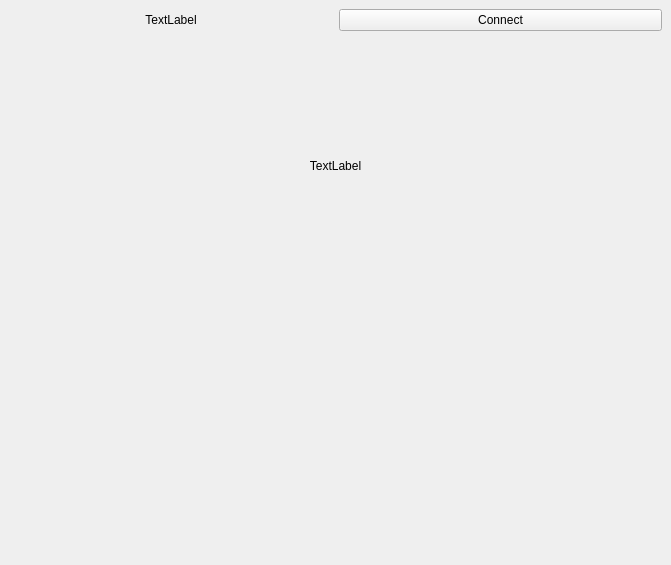
<?xml version="1.0" encoding="UTF-8"?>
<ui version="4.0">
 <class>MainWindow</class>
 <widget class="QMainWindow" name="MainWindow">
  <property name="geometry">
   <rect>
    <x>0</x>
    <y>0</y>
    <width>671</width>
    <height>565</height>
   </rect>
  </property>
  <property name="palette">
   <palette>
    <active>
     <colorrole role="WindowText">
      <brush brushstyle="SolidPattern">
       <color alpha="255">
        <red>255</red>
        <green>255</green>
        <blue>255</blue>
       </color>
      </brush>
     </colorrole>
     <colorrole role="Button">
      <brush brushstyle="SolidPattern">
       <color alpha="255">
        <red>119</red>
        <green>118</green>
        <blue>123</blue>
       </color>
      </brush>
     </colorrole>
     <colorrole role="Light">
      <brush brushstyle="SolidPattern">
       <color alpha="255">
        <red>94</red>
        <green>92</green>
        <blue>100</blue>
       </color>
      </brush>
     </colorrole>
     <colorrole role="Midlight">
      <brush brushstyle="SolidPattern">
       <color alpha="255">
        <red>119</red>
        <green>118</green>
        <blue>123</blue>
       </color>
      </brush>
     </colorrole>
     <colorrole role="Mid">
      <brush brushstyle="SolidPattern">
       <color alpha="255">
        <red>222</red>
        <green>221</green>
        <blue>218</blue>
       </color>
      </brush>
     </colorrole>
     <colorrole role="Text">
      <brush brushstyle="SolidPattern">
       <color alpha="255">
        <red>255</red>
        <green>255</green>
        <blue>255</blue>
       </color>
      </brush>
     </colorrole>
     <colorrole role="BrightText">
      <brush brushstyle="SolidPattern">
       <color alpha="255">
        <red>255</red>
        <green>255</green>
        <blue>255</blue>
       </color>
      </brush>
     </colorrole>
     <colorrole role="ButtonText">
      <brush brushstyle="SolidPattern">
       <color alpha="255">
        <red>255</red>
        <green>255</green>
        <blue>255</blue>
       </color>
      </brush>
     </colorrole>
     <colorrole role="Base">
      <brush brushstyle="SolidPattern">
       <color alpha="255">
        <red>61</red>
        <green>56</green>
        <blue>70</blue>
       </color>
      </brush>
     </colorrole>
     <colorrole role="Window">
      <brush brushstyle="SolidPattern">
       <color alpha="255">
        <red>0</red>
        <green>0</green>
        <blue>0</blue>
       </color>
      </brush>
     </colorrole>
     <colorrole role="HighlightedText">
      <brush brushstyle="SolidPattern">
       <color alpha="255">
        <red>129</red>
        <green>61</green>
        <blue>156</blue>
       </color>
      </brush>
     </colorrole>
     <colorrole role="AlternateBase">
      <brush brushstyle="SolidPattern">
       <color alpha="255">
        <red>0</red>
        <green>0</green>
        <blue>0</blue>
       </color>
      </brush>
     </colorrole>
     <colorrole role="ToolTipBase">
      <brush brushstyle="SolidPattern">
       <color alpha="255">
        <red>0</red>
        <green>0</green>
        <blue>0</blue>
       </color>
      </brush>
     </colorrole>
     <colorrole role="ToolTipText">
      <brush brushstyle="SolidPattern">
       <color alpha="255">
        <red>255</red>
        <green>255</green>
        <blue>255</blue>
       </color>
      </brush>
     </colorrole>
    </active>
    <inactive>
     <colorrole role="WindowText">
      <brush brushstyle="SolidPattern">
       <color alpha="255">
        <red>0</red>
        <green>0</green>
        <blue>0</blue>
       </color>
      </brush>
     </colorrole>
     <colorrole role="Button">
      <brush brushstyle="SolidPattern">
       <color alpha="255">
        <red>239</red>
        <green>239</green>
        <blue>239</blue>
       </color>
      </brush>
     </colorrole>
     <colorrole role="Light">
      <brush brushstyle="SolidPattern">
       <color alpha="255">
        <red>255</red>
        <green>255</green>
        <blue>255</blue>
       </color>
      </brush>
     </colorrole>
     <colorrole role="Midlight">
      <brush brushstyle="SolidPattern">
       <color alpha="255">
        <red>202</red>
        <green>202</green>
        <blue>202</blue>
       </color>
      </brush>
     </colorrole>
     <colorrole role="Mid">
      <brush brushstyle="SolidPattern">
       <color alpha="255">
        <red>184</red>
        <green>184</green>
        <blue>184</blue>
       </color>
      </brush>
     </colorrole>
     <colorrole role="Text">
      <brush brushstyle="SolidPattern">
       <color alpha="255">
        <red>0</red>
        <green>0</green>
        <blue>0</blue>
       </color>
      </brush>
     </colorrole>
     <colorrole role="BrightText">
      <brush brushstyle="SolidPattern">
       <color alpha="255">
        <red>255</red>
        <green>255</green>
        <blue>255</blue>
       </color>
      </brush>
     </colorrole>
     <colorrole role="ButtonText">
      <brush brushstyle="SolidPattern">
       <color alpha="255">
        <red>0</red>
        <green>0</green>
        <blue>0</blue>
       </color>
      </brush>
     </colorrole>
     <colorrole role="Base">
      <brush brushstyle="SolidPattern">
       <color alpha="255">
        <red>255</red>
        <green>255</green>
        <blue>255</blue>
       </color>
      </brush>
     </colorrole>
     <colorrole role="Window">
      <brush brushstyle="SolidPattern">
       <color alpha="255">
        <red>239</red>
        <green>239</green>
        <blue>239</blue>
       </color>
      </brush>
     </colorrole>
     <colorrole role="HighlightedText">
      <brush brushstyle="SolidPattern">
       <color alpha="255">
        <red>255</red>
        <green>255</green>
        <blue>255</blue>
       </color>
      </brush>
     </colorrole>
     <colorrole role="AlternateBase">
      <brush brushstyle="SolidPattern">
       <color alpha="255">
        <red>247</red>
        <green>247</green>
        <blue>247</blue>
       </color>
      </brush>
     </colorrole>
     <colorrole role="ToolTipBase">
      <brush brushstyle="SolidPattern">
       <color alpha="255">
        <red>255</red>
        <green>255</green>
        <blue>220</blue>
       </color>
      </brush>
     </colorrole>
     <colorrole role="ToolTipText">
      <brush brushstyle="SolidPattern">
       <color alpha="255">
        <red>0</red>
        <green>0</green>
        <blue>0</blue>
       </color>
      </brush>
     </colorrole>
    </inactive>
    <disabled>
     <colorrole role="WindowText">
      <brush brushstyle="SolidPattern">
       <color alpha="255">
        <red>190</red>
        <green>190</green>
        <blue>190</blue>
       </color>
      </brush>
     </colorrole>
     <colorrole role="Button">
      <brush brushstyle="SolidPattern">
       <color alpha="255">
        <red>119</red>
        <green>118</green>
        <blue>123</blue>
       </color>
      </brush>
     </colorrole>
     <colorrole role="Light">
      <brush brushstyle="SolidPattern">
       <color alpha="255">
        <red>94</red>
        <green>92</green>
        <blue>100</blue>
       </color>
      </brush>
     </colorrole>
     <colorrole role="Midlight">
      <brush brushstyle="SolidPattern">
       <color alpha="255">
        <red>119</red>
        <green>118</green>
        <blue>123</blue>
       </color>
      </brush>
     </colorrole>
     <colorrole role="Mid">
      <brush brushstyle="SolidPattern">
       <color alpha="255">
        <red>184</red>
        <green>184</green>
        <blue>184</blue>
       </color>
      </brush>
     </colorrole>
     <colorrole role="Text">
      <brush brushstyle="SolidPattern">
       <color alpha="255">
        <red>190</red>
        <green>190</green>
        <blue>190</blue>
       </color>
      </brush>
     </colorrole>
     <colorrole role="BrightText">
      <brush brushstyle="SolidPattern">
       <color alpha="255">
        <red>255</red>
        <green>255</green>
        <blue>255</blue>
       </color>
      </brush>
     </colorrole>
     <colorrole role="ButtonText">
      <brush brushstyle="SolidPattern">
       <color alpha="255">
        <red>190</red>
        <green>190</green>
        <blue>190</blue>
       </color>
      </brush>
     </colorrole>
     <colorrole role="Base">
      <brush brushstyle="SolidPattern">
       <color alpha="255">
        <red>0</red>
        <green>0</green>
        <blue>0</blue>
       </color>
      </brush>
     </colorrole>
     <colorrole role="Window">
      <brush brushstyle="SolidPattern">
       <color alpha="255">
        <red>0</red>
        <green>0</green>
        <blue>0</blue>
       </color>
      </brush>
     </colorrole>
     <colorrole role="HighlightedText">
      <brush brushstyle="SolidPattern">
       <color alpha="255">
        <red>255</red>
        <green>255</green>
        <blue>255</blue>
       </color>
      </brush>
     </colorrole>
     <colorrole role="AlternateBase">
      <brush brushstyle="SolidPattern">
       <color alpha="255">
        <red>247</red>
        <green>247</green>
        <blue>247</blue>
       </color>
      </brush>
     </colorrole>
     <colorrole role="ToolTipBase">
      <brush brushstyle="SolidPattern">
       <color alpha="255">
        <red>255</red>
        <green>255</green>
        <blue>220</blue>
       </color>
      </brush>
     </colorrole>
     <colorrole role="ToolTipText">
      <brush brushstyle="SolidPattern">
       <color alpha="255">
        <red>0</red>
        <green>0</green>
        <blue>0</blue>
       </color>
      </brush>
     </colorrole>
    </disabled>
   </palette>
  </property>
  <property name="windowTitle">
   <string>MainWindow</string>
  </property>
  <widget class="QWidget" name="centralwidget">
   <layout class="QGridLayout" name="gridLayout_2" rowstretch="1,1,1" columnstretch="1,1">
    <property name="sizeConstraint">
     <enum>QLayout::SetMinAndMaxSize</enum>
    </property>
    <item row="0" column="1">
     <widget class="QPushButton" name="connect">
      <property name="sizePolicy">
       <sizepolicy hsizetype="Minimum" vsizetype="Fixed">
        <horstretch>0</horstretch>
        <verstretch>0</verstretch>
       </sizepolicy>
      </property>
      <property name="text">
       <string>Connect</string>
      </property>
     </widget>
    </item>
    <item row="2" column="0" colspan="2">
     <widget class="Joystick" name="stick" native="true">
      <property name="sizePolicy">
       <sizepolicy hsizetype="Preferred" vsizetype="Preferred">
        <horstretch>0</horstretch>
        <verstretch>0</verstretch>
       </sizepolicy>
      </property>
      <property name="baseSize">
       <size>
        <width>0</width>
        <height>0</height>
       </size>
      </property>
     </widget>
    </item>
    <item row="0" column="0">
     <widget class="QLabel" name="label">
      <property name="sizePolicy">
       <sizepolicy hsizetype="Preferred" vsizetype="Preferred">
        <horstretch>0</horstretch>
        <verstretch>0</verstretch>
       </sizepolicy>
      </property>
      <property name="minimumSize">
       <size>
        <width>0</width>
        <height>0</height>
       </size>
      </property>
      <property name="baseSize">
       <size>
        <width>0</width>
        <height>0</height>
       </size>
      </property>
      <property name="text">
       <string>TextLabel</string>
      </property>
      <property name="alignment">
       <set>Qt::AlignCenter</set>
      </property>
     </widget>
    </item>
    <item row="1" column="0" colspan="2">
     <widget class="QLabel" name="info">
      <property name="text">
       <string>TextLabel</string>
      </property>
      <property name="alignment">
       <set>Qt::AlignCenter</set>
      </property>
     </widget>
    </item>
   </layout>
  </widget>
 </widget>
 <customwidgets>
  <customwidget>
   <class>Joystick</class>
   <extends>QWidget</extends>
   <header>joystick.h</header>
   <container>1</container>
  </customwidget>
 </customwidgets>
 <resources/>
 <connections/>
</ui>
